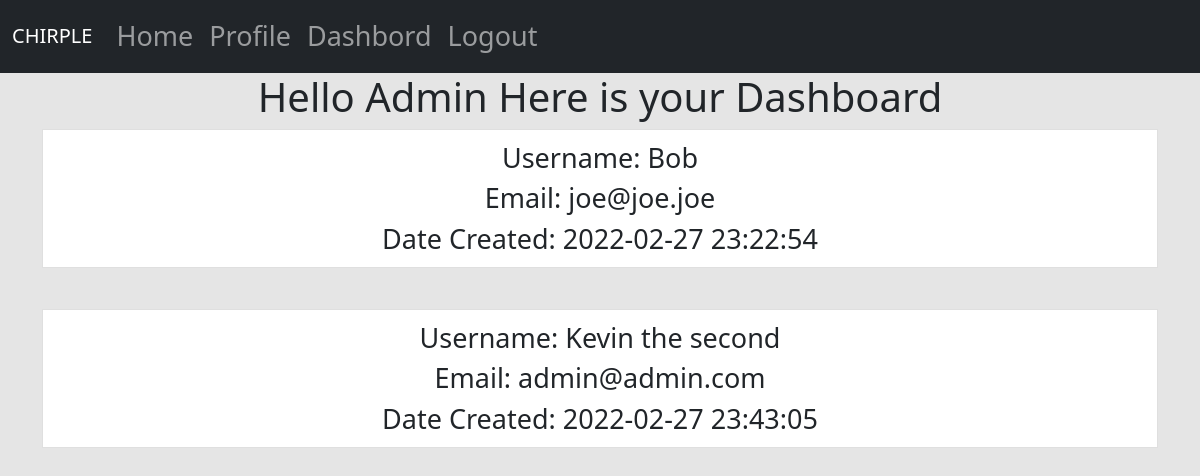
Page /dashboard (signed in) on the committed database.
### website/models.py (models this page shows)
class User(db.Model, UserMixin):
    id = db.Column(db.Integer, primary_key=True)
    email = db.Column(db.String(150), unique=True)
    username = db.Column(db.String(150), unique=True)
    password = db.Column(db.String(150))
    date_created = db.Column(db.DateTime(timezone=True), default=func.now())
    isAdmin = db.Column(db.Boolean, default=False)
    chirps = db.relationship("Chirps", backref="user", passive_deletes=True)
    comment = db.relationship("Comment", backref="user", passive_deletes=True)
    like = db.relationship("Like", backref="user", passive_deletes=True)

### website/views.py (the view)
@views.route('/dashboard')
@login_required
def admin_dashboard():
    if current_user.isAdmin:
        clients = User.query.all()
        return render_template('dashboard.html', users=clients)
    flash("non-admin accounts cannot view this page", category="error")
    return redirect(url_for("views.home"))

### website/__init__.py (called while the page is built)
def create_app():
    app = Flask(__name__)
    app.config['SECRET_KEY'] = "notsosecretkey"
    app.config['SQLALCHEMY_DATABASE_URI'] = f'sqlite:///{DB_NAME}'
    db.init_app(app)
    from .views import views
    from .auth import authenticate
    app.register_blueprint(views, url_prefix="/")
    app.register_blueprint(authenticate, url_prefix="/")
    from .models import User
    create_database(app)
    login_manager = LoginManager()
    login_manager.login_view = "authenticate.login"
    login_manager.init_app(app)
    @login_manager.user_loader
    def load_user(_id):
        return User.query.get(int(_id))
    return app

### website/templates/dashboard.html (shortened to what this page needs)
{%extends "base.html"%} {%block title%} Dashboard {%endblock%} {% block
content%}
<h1 align="center">Hello Admin Here is your Dashboard</h1>
<div class="usersList" align="center">
    {%for users in users%}
    <a
      href="/chirps/{{users.username}}"
      class="list-group-item list-group-item-action"
      aria-current="true"
    >
    <div class="username">Username: <span>{{users.username}}</span> </div>
    <div class="username">Email: <span>{{users.email}}</span> </div>
    <div class="username">Date Created: <span>{{users.date_created}}</span> </div>
    </a>
    <br>
    {%endfor%}
  </div>
</div>
{%endblock%}

### website/static/style.css (style rules this page uses)
body { background-color: #e5e5e5; font-size: 27px; }

### rows in the picture
User: username "Bob", email "joe@joe.joe", date_created "2022-02-27 23:22:54"
User: username "Kevin the second", email "admin@admin.com", date_created "2022-02-27 23:43:05"
